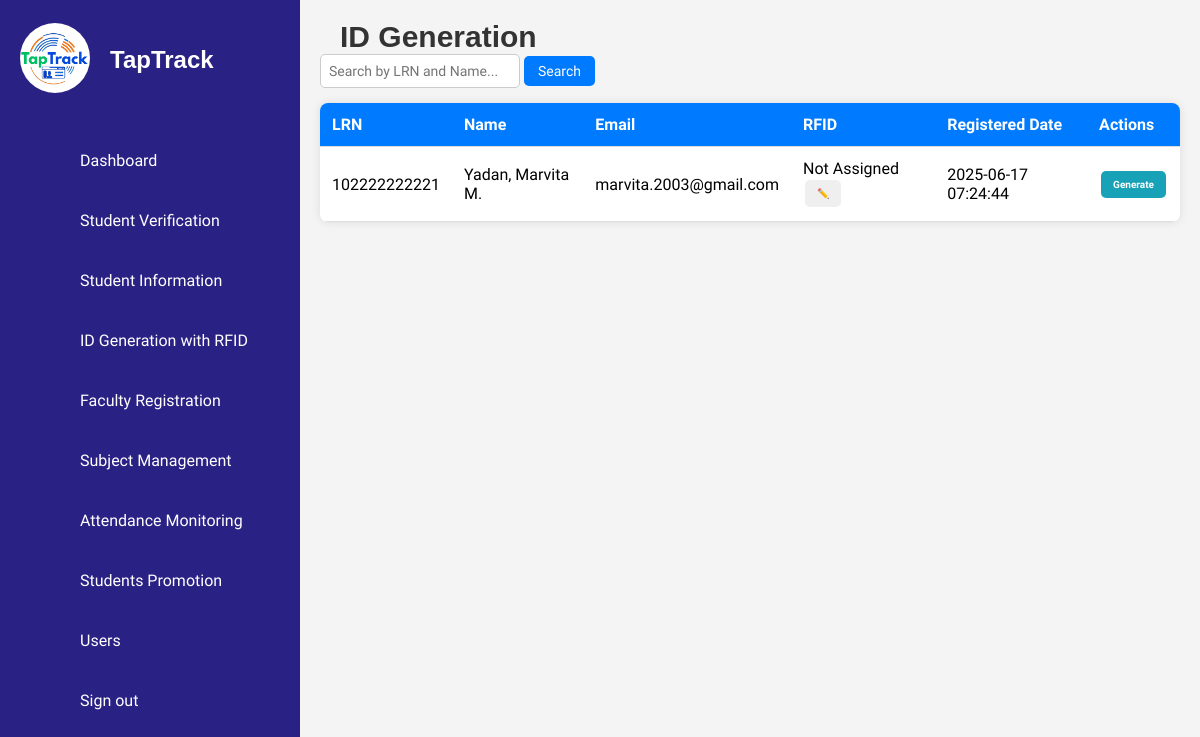
/id_generate.php (signed in), run on an earlier commit of the app's database.
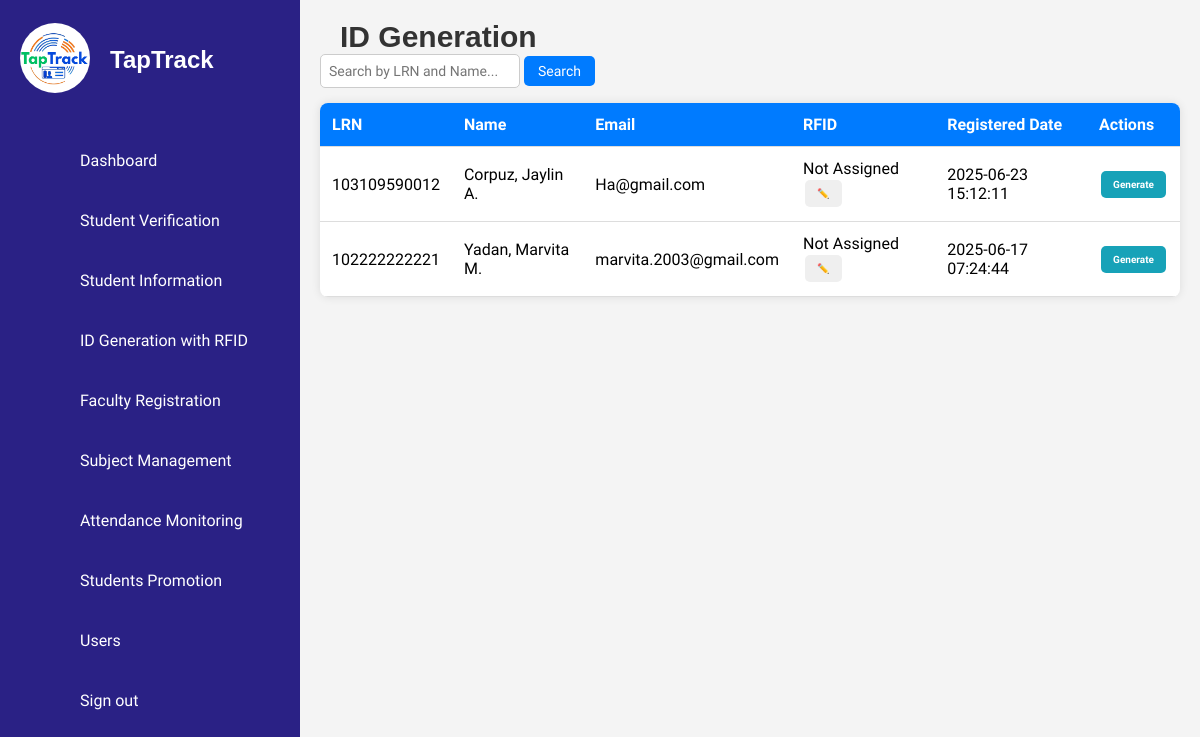
And on a later commit of the database.
### tables this page shows
CREATE TABLE `students` (
  `id` int(11) NOT NULL,
  `first_name` varchar(50) NOT NULL,
  `middle_name` varchar(50) DEFAULT NULL,
  `last_name` varchar(50) NOT NULL,
  `lrn` varchar(12) NOT NULL,
  `date_of_birth` date NOT NULL,
  `gender` enum('Male','Female') NOT NULL,
  `citizenship` varchar(50) NOT NULL,
  `address` text NOT NULL,
  `contact_number` varchar(15) NOT NULL,
  `email` varchar(100) NOT NULL,
  `guardian_name` varchar(100) NOT NULL,
  `guardian_contact` varchar(15) NOT NULL,
  `guardian_address` varchar(250) NOT NULL,
  `guardian_relationship` varchar(50) NOT NULL,
  `elementary_school` varchar(100) NOT NULL,
  `year_graduated` year(4) NOT NULL,
  `birth_certificate` varchar(255) NOT NULL,
  `id_photo` varchar(255) NOT NULL,
  `good_moral` varchar(255) DEFAULT NULL,
  `student_signature` varchar(255) NOT NULL,
  `section` varchar(50) DEFAULT NULL,
  `school_year` varchar(9) NOT NULL,
  `grade_level` varchar(20) DEFAULT NULL,
  `student_type` enum('Regular Student','STI Student') DEFAULT NULL,
  `verified_at` timestamp NOT NULL DEFAULT current_timestamp(),
  `created_at` timestamp NOT NULL DEFAULT current_timestamp(),
  `rfid` varchar(50) DEFAULT NULL,
  `mobile_verified` tinyint(1) DEFAULT 0
);

### id_generate.php (the view, shortened to what this page needs)
<?php
include 'db_connection.php';
$sql = "SELECT lrn, first_name, middle_name, last_name, email, rfid, created_at, student_type, section, grade_level
        FROM students
        WHERE 1=1";
$sql .= " ORDER BY LOWER(last_name), LOWER(first_name), LOWER(middle_name)";
$result = mysqli_query($conn, $sql);
$students = [];
while ($row = mysqli_fetch_assoc($result)) {
    $students[] = $row;
}
function capitalizeNamePart($name) {
    return mb_convert_case($name, MB_CASE_TITLE, "UTF-8");
}
?>
<!DOCTYPE html>
<html lang="en">
<head>
    <link rel="stylesheet" href="assets/css/style.css" />
    <link rel="stylesheet" href="assets/css/ids.css" />
    <link rel="stylesheet" href="assets/css/rfid.css" />
</head>
<body>
<?php include('sidebar.php'); ?>
<div class="main-content">
    <h2>ID Generation</h2>
    <div class="search-container">
        <form id="searchForm" onsubmit="return handleSearch(event)">
            <input type="text" id="searchInput" placeholder="Search by LRN and Name...">
            <button type="submit">Search</button>
        </form>
    </div>
    <table class="student-table">
        <thead>
            <tr>
                <th>LRN</th>
                <th>Name</th>
                <th>Email</th>
                <th>RFID</th>
                <th>Registered Date</th>
                <th>Actions</th>
            </tr>
        </thead>
        <tbody id="studentTableBody">
            <?php if (count($students) > 0): ?>
                <?php foreach ($students as $row): ?>
                    <?php
                        $lastName = capitalizeNamePart($row['last_name']);
                        $firstName = capitalizeNamePart($row['first_name']);
                        $middleInitial = $row['middle_name'] ? strtoupper(mb_substr($row['middle_name'], 0, 1)) . '.' : '';
                        $full_name = "$lastName, $firstName" . ($middleInitial ? " $middleInitial" : '');
                    ?>
                    <tr>
                        <td><?= htmlspecialchars($row['lrn']) ?></td>
                        <td><?= htmlspecialchars($full_name) ?></td>
                        <td><?= htmlspecialchars($row['email']) ?></td>
                        <td>
                            <span class="rfid-value" data-lrn="<?= htmlspecialchars($row['lrn']) ?>">
                                <?= htmlspecialchars($row['rfid'] ?? 'Not Assigned') ?>
                            </span>
                            <button class="edit-rfid-btn" data-lrn="<?= htmlspecialchars($row['lrn']) ?>">✏️</button>
                        </td>
                        <td><?= htmlspecialchars($row['created_at']) ?></td>
                        <td>
                            <button class="generate-btn" data-lrn="<?= htmlspecialchars($row['lrn']) ?>">Generate</button>
                        </td>
                    </tr>
                <?php endforeach; ?>
            <?php else: ?>
                <tr><td colspan="6">No data available.</td></tr>
            <?php endif; ?>
        </tbody>
    </table>
</div>
</body>
</html>

### sidebar.php (shortened to what this page needs)
<?php
$userRole = $_SESSION['user_role'] ?? '';
?>
<div class="container">
    <div class="navigation">
        <ul>
            <li class="brand-logo">
                <a href="#">
                    <div class="logo-container">
                        <img src="assets/imgs/logo.png">
                    </div>
                    <span class="title">TapTrack</span>
                </a>
            </li>
            <?php if ($userRole !== 'counselor'): ?>
                <li>
                    <a href="dashboard.php">
                        <span class="icon"><ion-icon name="home-outline"></ion-icon></span>
                        <span class="title">Dashboard</span>
                    </a>
                </li>
            <?php endif; ?>
            <?php if ($userRole === 'counselor' || $userRole === 'admin' || $userRole === 'superadmin'): ?>
                <li>
                    <a href="student_verification.php">
                        <span class="icon"><ion-icon name="checkmark-done-circle-outline"></ion-icon></span>
                        <span class="title">Student Verification</span>
                    </a>
                </li>
                <li>
                    <a href="student_details.php">
                        <span class="icon"><ion-icon name="people-circle-outline"></ion-icon> </span>
                        <span class="title">Student Information</span>
                    </a>
                </li>
                <li>
                    <a href="id_generation.php">
                        <span class="icon"><ion-icon name="card-outline"></ion-icon></span>
                        <span class="title">ID Generation with RFID</span>
                    </a>
                </li>
            <?php endif; ?>
            <?php if ($userRole !== 'counselor'): ?>
                <li>
                    <a href="faculty_registration.php">
                        <span class="icon"><ion-icon name="school-outline"></ion-icon></span>
                        <span class="title">Faculty Registration</span>
                    </a>
                </li>
                <li>
                    <a href="subject_management.php">
                        <span class="icon"><ion-icon name="library-outline"></ion-icon></span>
                        <span class="title">Subject Management</span>
                    </a>
                </li>
                <li>
                    <a href="attendance_monitoring.php">
                        <span class="icon"><ion-icon name="stats-chart-outline"></ion-icon></span>
                        <span class="title">Attendance Monitoring</span>
                    </a>
                </li>
                <li>
                    <a href="student_promotion.php">
                        <span class="icon"><ion-icon name="ribbon-outline"></ion-icon></span>
                        <span class="title">Students Promotion</span>
                    </a>
                </li>
            <?php endif; ?>
            <?php if ($userRole === 'superadmin'): ?>
            <li>
            <a href="user.php">
            <span class="icon"><ion-icon name="person-outline"></ion-icon></span>
            <span class="title">Users</span>
            </a>
            </li>
            <?php endif; ?>
            <li>
                <a href="index.php">
                    <span class="icon"><ion-icon name="log-in-outline"></ion-icon></span>
                    <span class="title">Sign out</span>
                </a>
            </li>
        </ul>
    </div>
</div>

### assets/css/style.css (style rules this page uses)
* { font-family: 'Ubuntu', sans-serif; margin: 0; padding: 0; box-sizing: border-box; }
:root { --blue: #2a2185; --white: #fff; --gray: #f5f5f5; --black1: #222; --black2: #999; }
body { min-height: 100vh; overflow-x: hidden; }
.container { position: relative; width: 100%; }
.navigation { position: fixed; width: 300px; height: 100%; background: var(--blue); border-left: 10px solid var(--blue); transition: 0.5s; overflow: hidden; overflow-y: auto; scrollbar-width: none; -ms-overflow-style: none; }
.navigation ul { position: absolute; top: 0; left: 0; width: 100%; }
.navigation ul li { position: relative; width: 100%; list-style: none; border-top-left-radius: 30px; border-bottom-left-radius: 30px; }
.navigation ul li:nth-child(1) { margin-bottom: 40px; pointer-events: none; text-align: center; }
.navigation ul li a { display: flex; align-items: center; text-decoration: none; color: var(--white); height: 60px; }
.navigation ul li a .icon { min-width: 60px; height: 60px; display: flex; align-items: center; justify-content: center; }
.navigation ul li a .title { display: flex; align-items: center; padding-left: 10px; white-space: nowrap; }
.logo-container img { width: 70px; height: 70px; border-radius: 50%; object-fit: cover; }
.brand-logo { display: flex; align-items: center; justify-content: start; padding-left: 10px; padding-top: 30px; }
.brand-logo .title { font-size: 1.5rem; font-weight: 600; font-family: 'Poppins', sans-serif; color: var(--white); margin-left: 10px; white-space: nowrap; }
.main-content { margin-left: 300px; padding: 20px; background-color: #f4f4f4; min-height: 100vh; overflow-x: hidden; width: calc(100% - 300px); }
.main-content h2 { text-align: left; margin-left: 20px; font-family: 'Arial', sans-serif; font-weight: 600; color: #333; font-size: 30px; }
.search-container { display: flex; justify-content: space-between; align-items: flex-start; margin-bottom: 15px; flex-wrap: wrap; gap: 5px; }
.search-container input { width: 200px; padding: 8px; border: 1px solid #ccc; border-radius: 5px; font-size: 14px; }
.search-container button { padding: 7px 14px; background-color: #007bff; color: white; border: none; border-radius: 5px; cursor: pointer; font-size: 14px; }
.student-table { width: 100%; border-collapse: collapse; background: white; border-radius: 8px; overflow: hidden; box-shadow: 0 0 10px rgba(0, 0, 0, 0.1); }
.student-table td { text-align: center; vertical-align: middle; padding: 10px; }
.student-table td button { display: inline-flex; padding: 8px 12px; margin: 2px; border: none; border-radius: 5px; font-size: 10px; cursor: pointer; transition: 0.3s; }
.student-table th, .student-table td { padding: 12px; text-align: left; border-bottom: 1px solid #ddd; }
.student-table th { background-color: #007bff; color: white; }
.generate-btn { padding: 8px 16px; border: none; border-radius: 5px; cursor: pointer; font-size: 14px; background-color: #17a2b8; color: white; font-weight: bold; transition: background-color 0.3s ease; }

What changed in the data, as far as the page shows it:
added students: lrn "103109590012", full_name "Corpuz, Jaylin A.", email "Ha@gmail.com", rfid "Not Assigned", created_at "2025-06-23 15:12:11"
